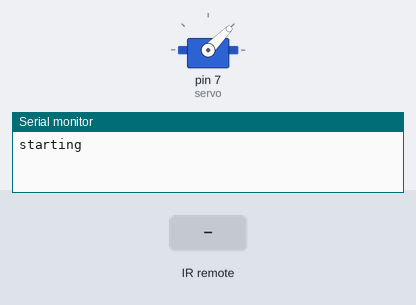
Recording of a sketch running on a simulated Arduino Uno, built with avr-gcc and run on an emulated ATmega328P. On the bench: servo, the last lines printed to the serial monitor. The test bench sets the inputs (shaded band).

Above: at 1.4 s.
1.5 s: infrared code 0xF710EF received
At 1.85 s:
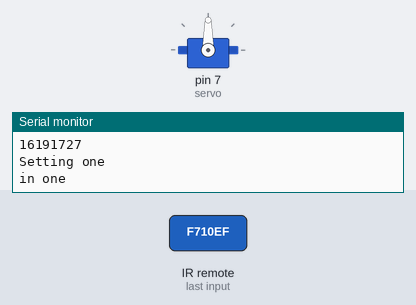
4.7 s: infrared code 0xF7906F received
At 5.2 s:
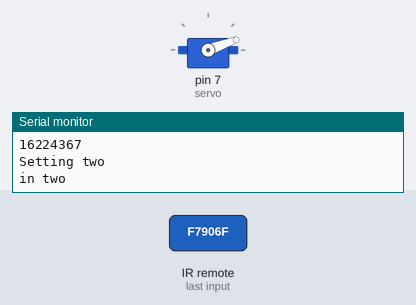
Timing chart, 0 to 13.9 s (numbered marks = the images above; inputs shaded):
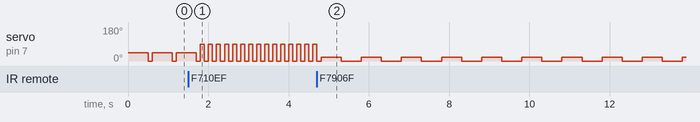

The sketch:

servo_with_ir_control.ino
```cpp
#include <IRremote.h>
#include <Servo.h>

Servo servo;

int RECV_PIN = 2;
IRrecv irrecv(RECV_PIN);
decode_results results;

//unsigned long ONE = OxFF30CF;
//unsigned long TWO = OxF7906F;

String type = "";

void setup()
{
  Serial.begin(9600);
  irrecv.enableIRIn(); // Start the receiver
  servo.attach(7);
  servo.write(0);
    Serial.println("starting");

}

void loop()
{
  checkInput();
  if(type == "one") {
    Serial.println("in one");
    servo.write(90);
    delay(100);
    servo.write(0);
    delay(100);
  } else if(type == "two") {
        Serial.println("in two");

    servo.write(20);
    delay(500);
    servo.write(0);
    delay(500);
  } else {
    servo.write(45);
    delay(500);
//    servo.write(90);
//    delay(100);
     servo.write(0);
    delay(100);

  }
}

void checkInput() {
    if (irrecv.decode(&results))
    {
     Serial.println(results.value, HEX);
     Serial.println(results.value);

     switch(results.value) {
      case 16191727 :
      type = "one";
      Serial.println("Setting one");
      break;
      case 16224367:
      type = "two";
      Serial.println("Setting two");
      break;
      default:
      type="";
     }

     irrecv.resume(); // Receive the next value
    }
}
```

Measured:
- after the input at 1.5 s, servo on pin 7 (servo): alternates 90° for 0.10 s and 0° for 0.10 s, starting after 0.30 s
- by itself, servo on pin 7 (servo): alternates 45° for 0.50 s and 0° for 0.10 s
